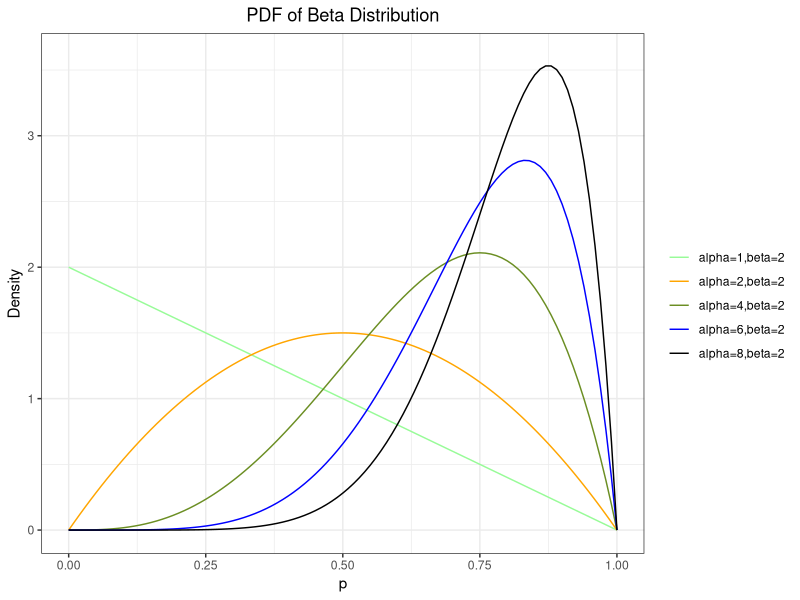
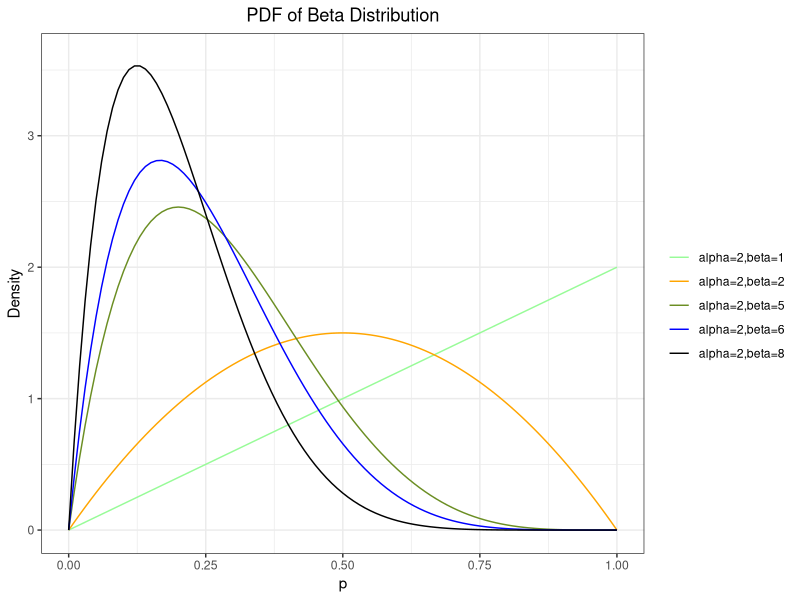
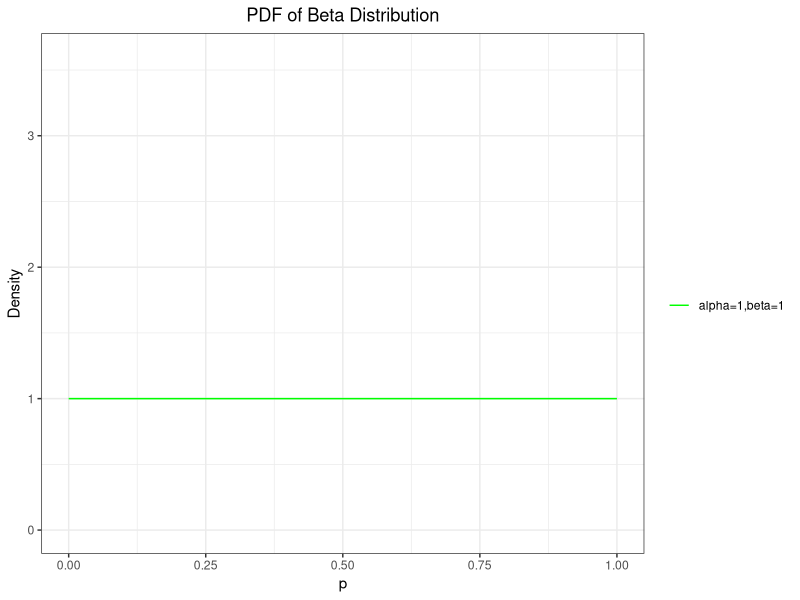
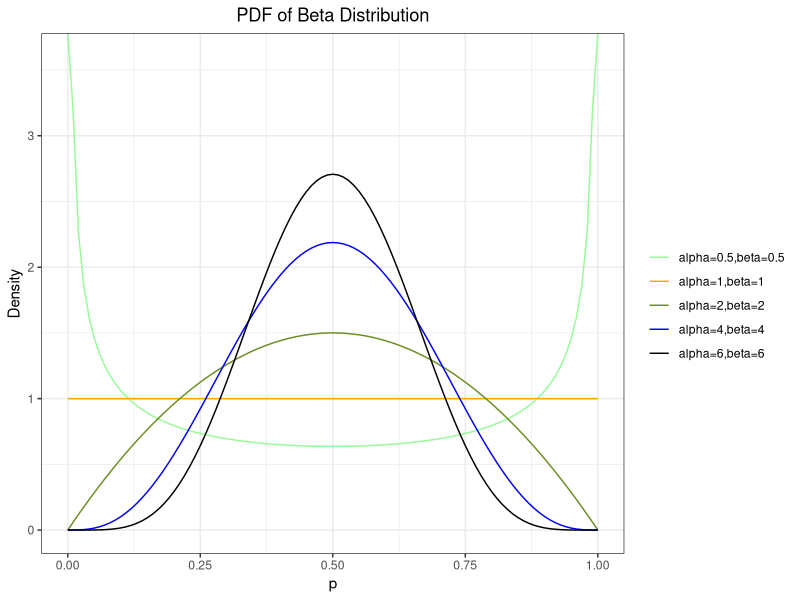
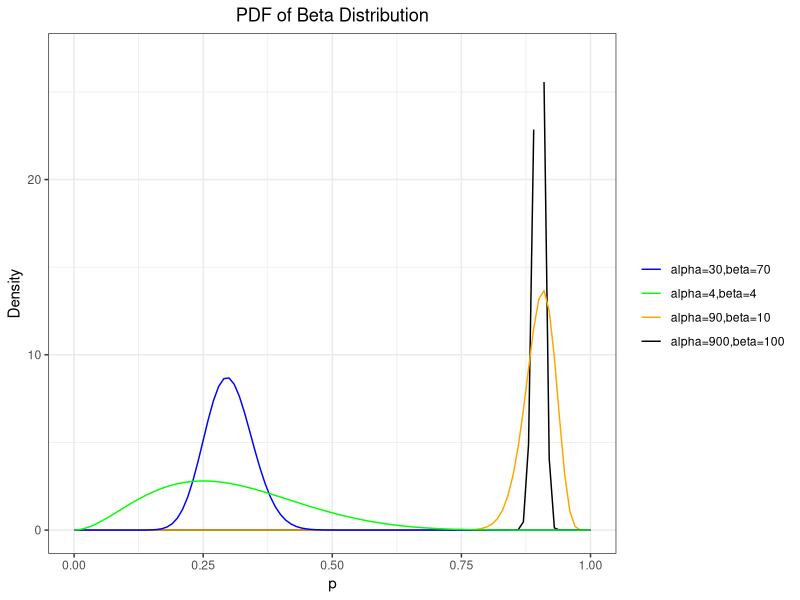
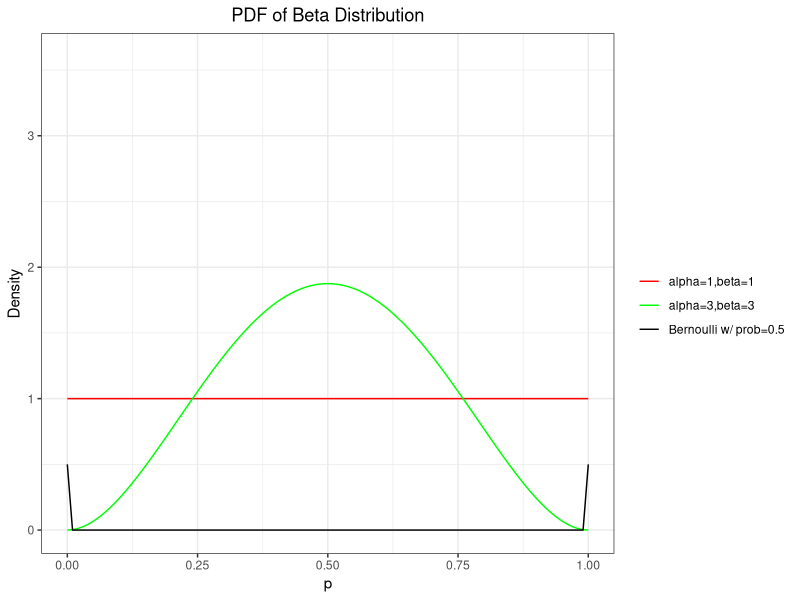
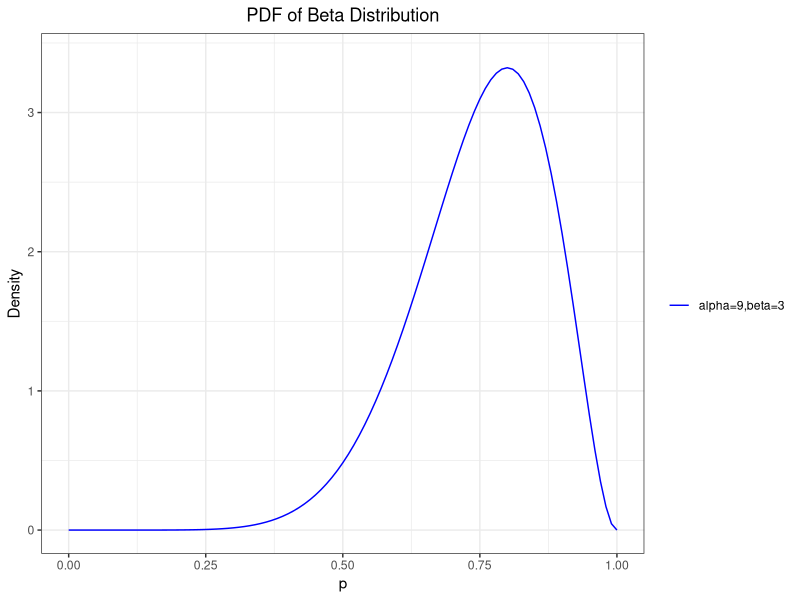

These charts were generated, in order, by the following R code:
## ---- chunk 1
library(ggplot2)
## ---- chunk 2
p <- seq(0,1,by=0.2)

df <- data.frame(p)
ggplot(data=df, aes(x=p))+
  stat_function(fun=dbeta, args=list(shape1=1, shape2=2), aes(colour = "alpha=1,beta=2")) + 
  stat_function(fun=dbeta, args=list(shape1=2, shape2=2), aes(colour = "alpha=2,beta=2")) +
  stat_function(fun=dbeta, args=list(shape1=4, shape2=2), aes(colour = "alpha=4,beta=2")) +
  stat_function(fun=dbeta, args=list(shape1=6, shape2=2), aes(colour = "alpha=6,beta=2")) +
  stat_function(fun=dbeta, args=list(shape1=8, shape2=2), aes(colour = "alpha=8,beta=2")) +
  scale_y_continuous(limits=c(0,3.6)) +
  scale_colour_manual("", values = c("palegreen", "orange", "olivedrab", "blue", "black")) + 
  ylab("Density") +
  ggtitle("PDF of Beta Distribution") + 
  theme_bw() + 
  theme(plot.title = element_text(hjust = 0.5))
## ---- chunk 3
ggplot(data=df, aes(x=p))+
  stat_function(fun=dbeta, args=list(shape1=2, shape2=1), aes(colour = "alpha=2,beta=1")) + 
  stat_function(fun=dbeta, args=list(shape1=2, shape2=2), aes(colour = "alpha=2,beta=2")) +
  stat_function(fun=dbeta, args=list(shape1=2, shape2=5), aes(colour = "alpha=2,beta=5")) +
  stat_function(fun=dbeta, args=list(shape1=2, shape2=6), aes(colour = "alpha=2,beta=6")) +
  stat_function(fun=dbeta, args=list(shape1=2, shape2=8), aes(colour = "alpha=2,beta=8")) +
  scale_y_continuous(limits=c(0,3.6)) +
  scale_colour_manual("", values = c("palegreen", "orange", "olivedrab", "blue", "black")) + 
  ylab("Density") +
  ggtitle("PDF of Beta Distribution") + 
  theme_bw() + 
  theme(plot.title = element_text(hjust = 0.5))
## ---- chunk 4
ggplot(data=df, aes(x=p))+
  stat_function(fun=dbeta, args=list(shape1=1, shape2=1), aes(colour = "alpha=1,beta=1")) +
  scale_y_continuous(limits=c(0,3.6)) +
  scale_colour_manual("", values = c("green")) + 
  ylab("Density") +
  ggtitle("PDF of Beta Distribution") + 
  theme_bw() + 
  theme(plot.title = element_text(hjust = 0.5))
## ---- chunk 5
ggplot(data=df, aes(x=p))+
  stat_function(fun=dbeta, args=list(shape1=0.5, shape2=0.5), aes(colour = "alpha=0.5,beta=0.5")) + 
  stat_function(fun=dbeta, args=list(shape1=1, shape2=1), aes(colour = "alpha=1,beta=1")) +
  stat_function(fun=dbeta, args=list(shape1=2, shape2=2), aes(colour = "alpha=2,beta=2")) +
  stat_function(fun=dbeta, args=list(shape1=4, shape2=4), aes(colour = "alpha=4,beta=4")) +
  stat_function(fun=dbeta, args=list(shape1=6, shape2=6), aes(colour = "alpha=6,beta=6")) +
  scale_y_continuous(limits=c(0,3.6)) +
  scale_colour_manual("", values = c("palegreen", "orange", "olivedrab", "blue", "black")) + 
  ylab("Density") +
  ggtitle("PDF of Beta Distribution") + 
  theme_bw() + 
  theme(plot.title = element_text(hjust = 0.5))
## ---- chunk 6
ggplot(data=df, aes(x=p))+
  stat_function(fun=dbeta, args=list(shape1=900, shape2=100), aes(colour = "alpha=900,beta=100")) + 
  stat_function(fun=dbeta, args=list(shape1=90, shape2=10), aes(colour = "alpha=90,beta=10")) +
  stat_function(fun=dbeta, args=list(shape1=30, shape2=70), aes(colour = "alpha=30,beta=70")) +
  stat_function(fun=dbeta, args=list(shape1=3, shape2=7), aes(colour = "alpha=4,beta=4")) +
  scale_y_continuous(limits=c(0,27)) +
  scale_colour_manual("", values = c("blue", "green", "orange", "black")) + 
  ylab("Density") +
  ggtitle("PDF of Beta Distribution") + 
  theme_bw() + 
  theme(plot.title = element_text(hjust = 0.5))
## ---- chunk 7
ggplot(data=df, aes(x=p))+
  stat_function(fun=dbeta, args=list(shape1=1, shape2=1), aes(colour = "alpha=1,beta=1")) +
  stat_function(fun=dbeta, args=list(shape1=3, shape2=3), aes(colour = "alpha=3,beta=3")) +
  stat_function(fun=dbinom, args=list(size=1, prob=0.5), aes(colour = "Bernoulli w/ prob=0.5")) + # bernoulli
  scale_y_continuous(limits=c(0,3.6)) +
  scale_colour_manual("", values = c("red","green","black")) + 
  ylab("Density") +
  ggtitle("PDF of Beta Distribution") + 
  theme_bw() + 
  theme(plot.title = element_text(hjust = 0.5))
## ---- chunk 8
ggplot(data=df, aes(x=p))+
  stat_function(fun=dbeta, args=list(shape1=9, shape2=3), aes(colour = "alpha=9,beta=3")) +
  scale_y_continuous(limits=c(0,3.4)) +
  scale_colour_manual("", values = c("blue")) + 
  ylab("Density") +
  ggtitle("PDF of Beta Distribution") + 
  theme_bw() + 
  theme(plot.title = element_text(hjust = 0.5))
